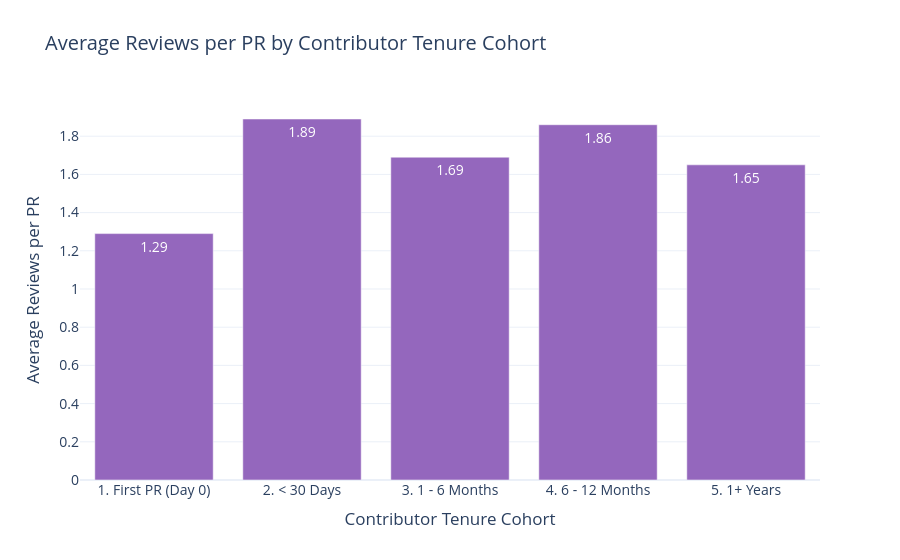

Notebook cell for this chart:
### Markdown cell above
## Average Review Count per PR by Contributor Tenure

Displays the average number of reviews received per pull request across tenure cohorts.

### Code cell
fig_reviews = go.Figure(
    [
        go.Bar(
            x=tenure_summary["tenure_cohort"],
            y=tenure_summary["avg_reviews"],
            marker_color="#9467bd",
            text=tenure_summary["avg_reviews"],
            textposition="auto",
            hovertemplate="<b>%{x}</b><br>Avg Reviews: %{y}<extra></extra>",
        )
    ]
)

fig_reviews.update_layout(
    title="Average Reviews per PR by Contributor Tenure Cohort",
    xaxis_title="Contributor Tenure Cohort",
    yaxis_title="Average Reviews per PR",
    font=dict(size=14),
    template="plotly_white",
)

fig_reviews.show()

### Figure 1 — Plotly figure (JSON) as saved in the notebook; plotly's stock layout.template omitted (floating-point values rounded to 4 significant figures)
{"data": [{"hovertemplate": "<b>%{x}</b><br>Avg Reviews: %{y}<extra></extra>", "marker": {"color": "#9467bd"}, "text": [1.29, 1.89, 1.69, 1.86, 1.65], "textposition": "auto", "x": ["1. First PR (Day 0)", "2. < 30 Days", "3. 1 - 6 Months", "4. 6 - 12 Months", "5. 1+ Years"], "y": [1.29, 1.89, 1.69, 1.86, 1.65], "type": "bar"}], "layout": {"font": {"size": 14}, "title": {"text": "Average Reviews per PR by Contributor Tenure Cohort"}, "xaxis": {"title": {"text": "Contributor Tenure Cohort"}}, "yaxis": {"title": {"text": "Average Reviews per PR"}}}}
